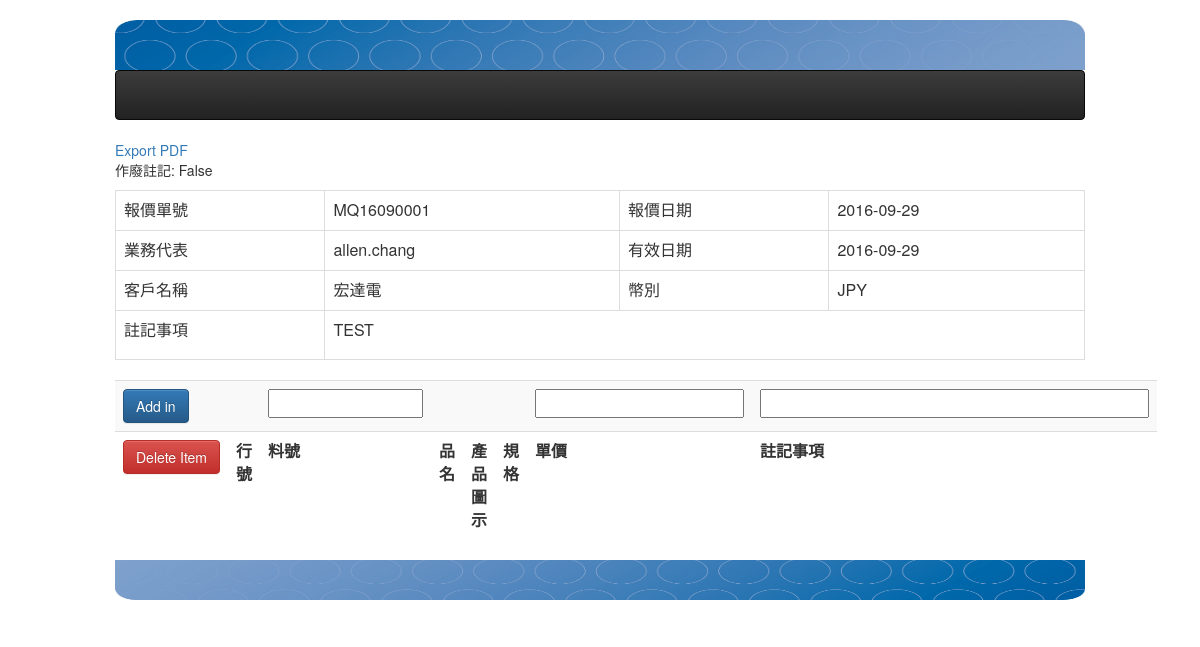
The app's page /modelquote/5/ with its own data.
### modelquote/models.py (models this page shows, shortened)
class ModelQuote(models.Model):
    request_user = models.CharField(max_length=60, null=False, blank=False) #開單人
    order_number = models.CharField(max_length=12, null=True, blank=True, unique=True) #報價單號
    ord_date = models.DateField(default=timezone.now) #報價日期
    customer = models.ForeignKey(Customer) #客戶編號
    effective_date = models.DateField( default=timezone.now ) # 報價單有效日期
    currency = models.ForeignKey( Currency )
    invalid = models.BooleanField(default=False) #作廢
    comment = models.TextField(null=True, blank=True)
    create_at = models.DateTimeField(auto_now_add=True, auto_now =False)
    modify = models.DateTimeField(auto_now_add=False, auto_now =True)
    objects = OrderNumberManager()

### customers/models.py (models this page shows, shortened)
class Customer(models.Model):
    sap_no = models.CharField(primary_key=True, max_length=18) # SAP客尸編號 -9223372036854775808 to 9223372036854775807
    title = models.CharField(max_length=36, null=False, blank=False)
    address = models.CharField( max_length=100, null=True, blank=True)
    phone = models.CharField(max_length=100, null=True, blank=True)
    faxno = models.CharField(max_length=100, null=True, blank=True)
    invalid = models.BooleanField(default=False)#作廢
    create_at = models.DateTimeField(auto_now_add=True, auto_now =False)
    modify = models.DateTimeField(auto_now_add=False, auto_now =True)

### quotations/models.py (models this page shows)
class Currency(models.Model):
    code = models.CharField(primary_key=True, max_length=3, )
    description = models.CharField(max_length=36, null=False, blank=False)
    def __str__(self):
        return self.code

### modelquote/views.py (the view)
# urls.py: url(r'^(?P<pk>\d+)/$', views.ModelQuoteDetail.as_view( template_name = 'modelquote/modelquote_detail.html'), name="detail" ),
class ModelQuoteDetail( DetailView ):
    model = ModelQuote

### templates/modelquote/modelquote_detail.html (shortened to what this page needs)
{% extends "base.html" %}
{% block content %}
<a href="/ship/export_pdf">Export PDF</a>
<p>作廢註記: {{ modelquote.invalid }}</p>
<table class="table table-bordered">
  <tr>
    <td>報價單號</td>
    <td>{{ modelquote.order_number }}</td>
    <td>報價日期</td>
    <td>{{ modelquote.ord_date | date:"Y-m-d" }}</td>
  </tr>
  <tr>
    <td>業務代表</td>
    <td>{{ modelquote.request_user }}</td>
    <td>有效日期</td>
    <td colspan="3">{{ modelquote.effective_date | date:"Y-m-d" }}</td>
  </tr>
  <tr>
    <td>客戶名稱</td>
    <td>{{ modelquote.customer.title }}</td>
    <td>幣別</td>
    <td>{{ modelquote.currency }}</td>
  </tr>
  <tr>
    <td>註記事項</td>
    <td colspan="3">{{ modelquote.comment | linebreaks  }}</td>
  </tr>
</table>
<table class="table table-striped">
  <form id ='myform' action="" method="POST" onsubmit="return checkOnSubmit()">{% csrf_token %}
  <tr>
    <th width="6%"><button type="submit" class="btn btn-primary" >Add in</button>
    </th>
    <th width="3%">
    </th>
    <th width="8%"><input id="id_product" name="product" size="14" type="text"  cssStyle="width:30px" /></th>
    <th width="15%"></th>
    <th width="8%"></th>
    <th width="30%"></th>
    <th width="5%"><input id="id_unit_price" name="unit_price" size="4" step="any" type="number"/>
    <th ><input id="line_memo" name="line_memo" size="40"  maxlength="50" type="text" cssStyle="width:160px" />
  </tr>
</form>
<form id="delform" action="" method="POST" onsubmit="return deleteOnSubmit( {{ modelquote.id }} )" >{% csrf_token %}
  <tr>
    <th width="6%"><button type="submit" class="btn btn-danger" >Delete Item</button></th>
    <th width="4%">行號</th>
    <th width="8%">料號</th>
    <th width="15%">品名</th>
    <th width="6%">產品圖示</th>
    <th width="30%">規格</th>
    <th width="5%">單價</th>
    <th >註記事項</th>
  </tr>
</form>
</table>
{% endblock content %}

### records on screen
ModelQuote: invalid "False", order_number "MQ16090001", ord_date "2016-09-29", request_user "allen.chang", effective_date "2016-09-29", customer "宏達電", currency "JPY", comment "TEST"
